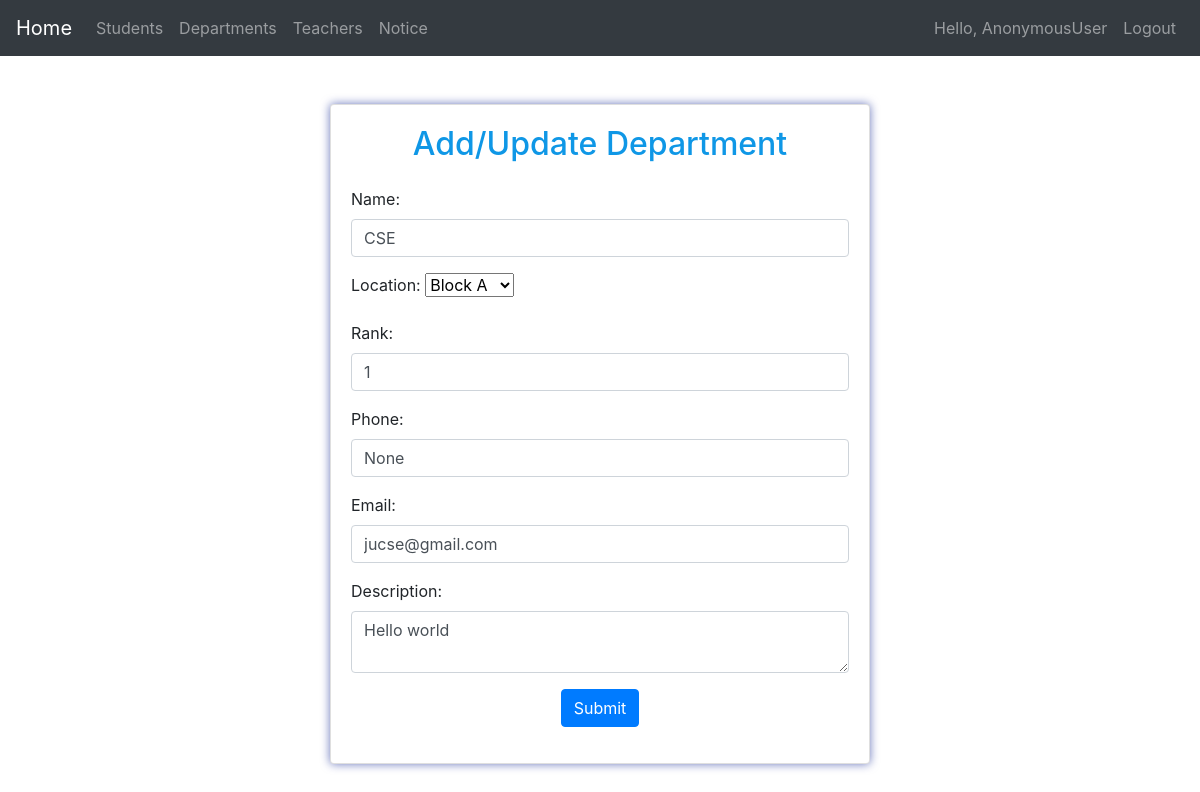
Before: /update_department/1/ with the older database file.
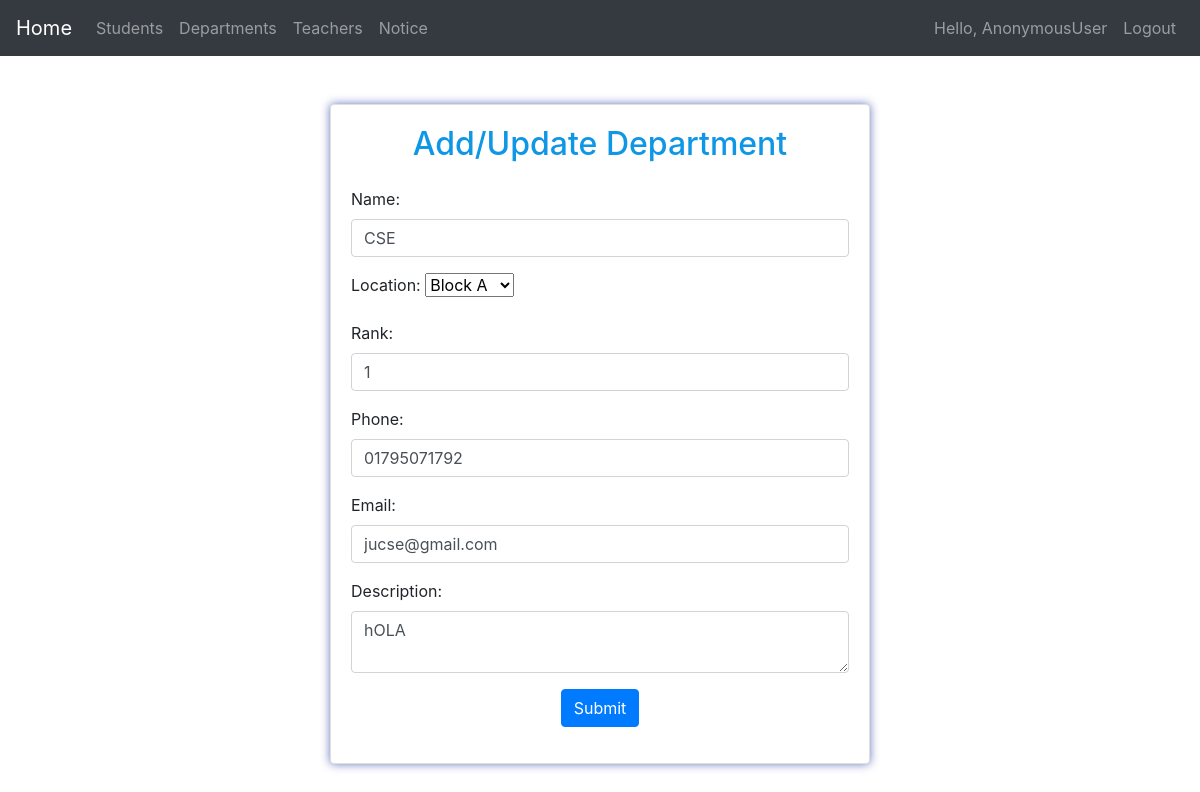
After: the same page with the newer database file.
### base/models.py (models this page shows, shortened)
class Department(models.Model):
    LOCATION = (
        ('Block A', 'Block A'),
        ('Block B', 'Block B'),
        ('Block C', 'Block C'),
        ('Block D', 'Block D'),
        ('Block E', 'Block E'),
    )
    name = models.CharField(max_length=30, null=True, help_text="Enter the department's name.")
    location = models.CharField(max_length=20, null=True, choices=LOCATION, help_text="Select the department's location.")
    rank = models.IntegerField(null=True, blank=True, help_text="Enter the department's rank.")
    phone = models.CharField(max_length=20, null=True, help_text="Enter the department's phone number.")
    email = models.CharField(max_length=30, null=True, help_text="Enter the department's email address.")
    date_created = models.DateTimeField(auto_now_add=True, help_text="The date and time when the department was created.")
    description = models.CharField(max_length=3000, null=True, blank=True, help_text="Enter a description of the department.")

### base/views.py (the view, shortened to what this page needs)
# urls.py: path('update_department/<str:pk>/',views.update_department,name="update_department"),
def update_department(request, pk):
    item = Department.objects.get(id=pk)
    form = DepartmentForm(instance=item)
    current_rank = item.rank
    context = {'form': form}
    return render(request, 'base/create_department.html', context)

### base/forms.py
class DepartmentForm(ModelForm):
    class Meta:
        model = Department
        fields = '__all__'

### base/templates/base/create_department.html (shortened to what this page needs)
{% extends 'main.html' %}
{% block content %}
    <div class="container my-5">
        <div class="row">
            <div class="col-md-6 mx-auto">
                <div class="card rounded-2 border-1" style="box-shadow: 0 0 10px rgba(7, 28, 145, 0.596);">
                    <div class="card-body">
                        <form action="" method="POST" class="form-group">
                            <h2 class="text-center mb-4" style="color:#0f97e6">Add/Update Department</h2>
                            <div class="form-group">
                                <label>Name:</label>
                                <input type="text" name="{{ form.name.name }}" id="{{ form.name.id_for_label }}" class="form-control" value="{{ form.name.value }}" required>
                            </div>
                            <div class="form-group">
                                <label for="{{ form.location.id_for_label }}">Location:</label>
                                {{ form.location }}
                            </div>
                            <div class="form-group">
                                <label for="{{ form.rank.id_for_label }}">Rank:</label>
                                <input type="number" name="{{ form.rank.name }}" id="{{ form.rank.id_for_label }}" class="form-control" value="{{ form.rank.value }}">
                            </div>
                            <div class="form-group">
                                <label for="{{ form.phone.id_for_label }}">Phone:</label>
                                <input type="text" name="{{ form.phone.name }}" id="{{ form.phone.id_for_label }}" class="form-control" value="{{ form.phone.value }}" required>
                            </div>
                            <div class="form-group">
                                <label for="{{ form.email.id_for_label }}">Email:</label>
                                <input type="email" name="{{ form.email.name }}" id="{{ form.email.id_for_label }}" class="form-control" value="{{ form.email.value }}" required>
                            </div>
                            <div class="form-group">
                                <label for="{{ form.description.id_for_label }}">Description:</label>
                                <textarea name="{{ form.description.name }}" id="{{ form.description.id_for_label }}" class="form-control">{{ form.description.value }}</textarea>
                            </div>
                            <div class="form-group text-center">
                                <button type="submit" name="Submit" class="btn btn-primary">Submit</button>
                            </div>
                        </form>
                   </div>
                </div>
            </div>
        </div>
    </div>
{% endblock %}

Changed rows visible on the page:
changed Department "CSE": phone "None" → "01795071792"; description "Hello world" → "hOLA"
